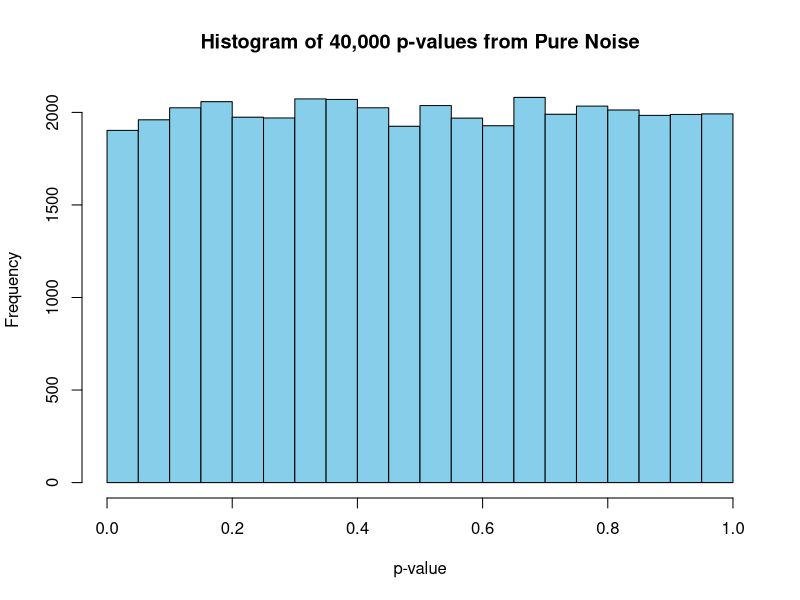
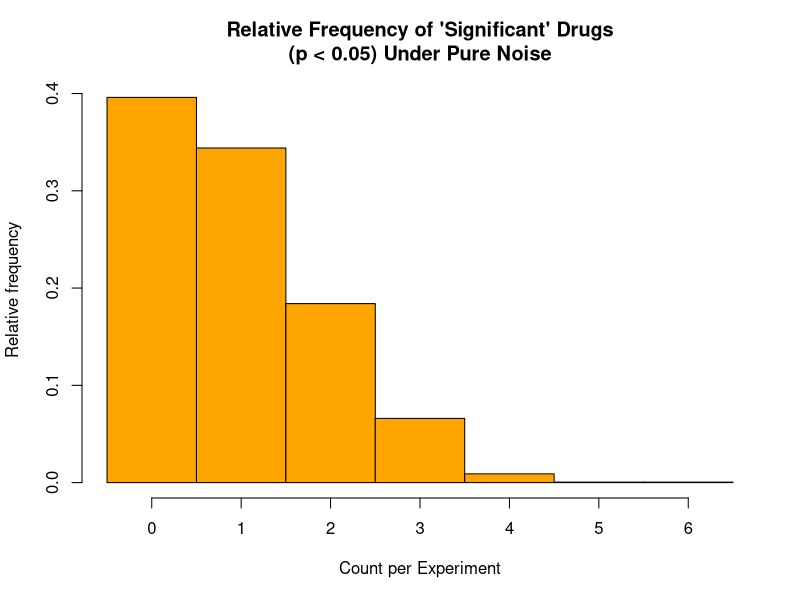
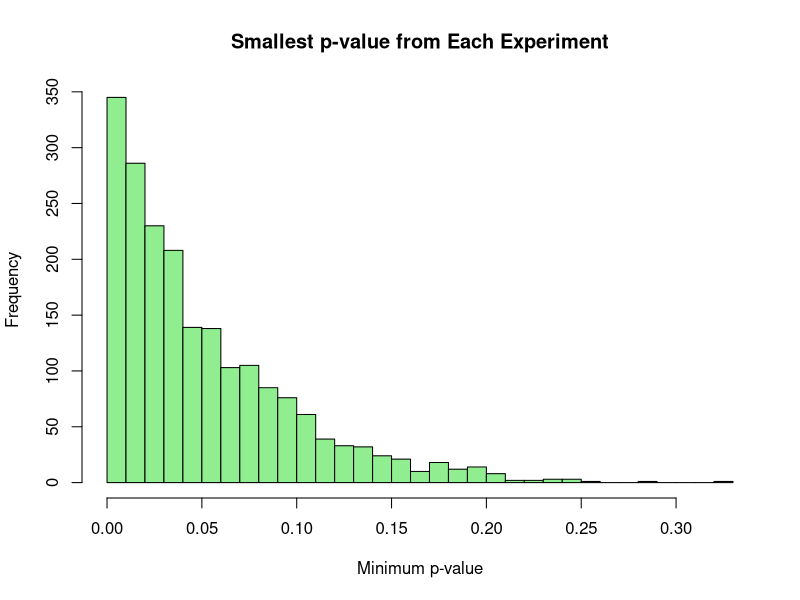

Write the R code that produced these figures, in order.
#label===do1screen
do1screen <- function(m = 20, n = 30) {
  pvals <- numeric(m)
  for (j in 1:m) {
    placebo <- rnorm(n, mean = 0, sd = 1)
    drug    <- rnorm(n, mean = 0, sd = 1)  # no effect at all
    pvals[j] <- t.test(drug, placebo)$p.value
  }
  pvals
}

set.seed(1)
pvals_demo <- do1screen()
pvals_demo
#===end

#label===pvalues
B <- 2000
all_p <- replicate(B, do1screen(), simplify = TRUE)
dim(all_p)  # 20 x 2000 matrix: 40,000 p-values in total
#===end

pdf("images/chapter_5/hypo-pvalues.pdf", width = 5, height = 4)
#label===hist
hist(all_p, breaks = 30, col = "skyblue",
     main = "Histogram of 40,000 p-values from Pure Noise",
     xlab = "p-value")
#===end
dev.off()

pdf("images/chapter_5/hypo-sigcount.pdf", width = 5, height = 4)
#label===sigcount
sig_count <- apply(all_p < 0.05, 2, sum)

hist(sig_count, breaks = seq(-0.5, max(sig_count) + 0.5, by = 1),
     freq = FALSE, col = "orange",
     main = paste0("Relative Frequency of 'Significant' Drugs\n",
                   "(p < 0.05) Under Pure Noise"),
     xlab = "Count per Experiment", ylab = "Relative frequency")
#===end
dev.off()

#label===meansig
mean(sig_count >= 1)
#===end


pdf("images/chapter_5/hypo-minp.pdf", width = 5, height = 4)
#label===minp
min_p <- apply(all_p, 2, min)
hist(min_p, breaks = 30, col = "lightgreen",
     main = "Smallest p-value from Each Experiment",
     xlab = "Minimum p-value")
#===end
dev.off()


##


#label===do1screen_alt
do1screen_alt <- function(m = 20, n = 30, effect = 0.5) {
  pvals <- numeric(m)
  true_effect <- sample(1:m, 4)
  for (j in 1:m) {
    placebo <- rnorm(n, mean = 0, sd = 1)
    if (j %in% true_effect) {
      drug <- rnorm(n, mean = effect, sd = 1)
    } else {
      drug <- rnorm(n, mean = 0, sd = 1)
    }
    pvals[j] <- t.test(drug, placebo)$p.value
  }
  list(p = pvals, truth = true_effect)
}

set.seed(2)
#===end


##


#label===altresults
B <- 1000
results <- replicate(B, do1screen_alt(), simplify = FALSE)

TP_unc <- FP_unc <- TP_bonf <- FP_bonf <- numeric(B)

for (b in 1:B) {
  p <- results[[b]]$p
  truth <- results[[b]]$truth

  sig_unc <- which(p < 0.05)
  TP_unc[b] <- sum(sig_unc %in% truth)
  FP_unc[b] <- sum(!(sig_unc %in% truth))

  sig_bonf <- which(p < 0.05/20)
  TP_bonf[b] <- sum(sig_bonf %in% truth)
  FP_bonf[b] <- sum(!(sig_bonf %in% truth))
}

avg_results <- c("TP_unc"  = mean(TP_unc),
                 "FP_unc"  = mean(FP_unc),
                 "TP_bonf" = mean(TP_bonf),
                 "FP_bonf" = mean(FP_bonf))
avg_results
#===end
